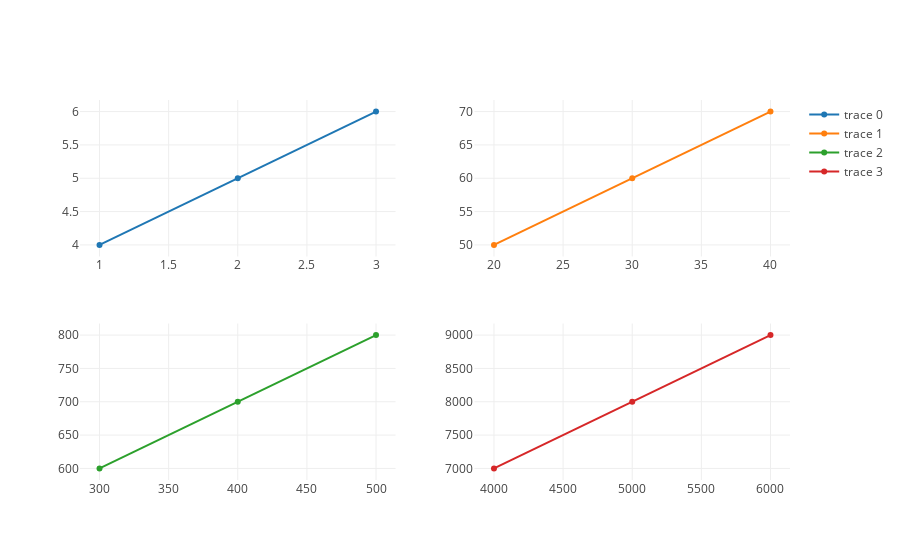

The notebook cell saved with this chart:
### Code cell
var trace1 = {
  x: [1, 2, 3],
  y: [4, 5, 6],
  type: 'scatter'
};

var trace2 = {
  x: [20, 30, 40],
  y: [50, 60, 70],
  xaxis: 'x2',
  yaxis: 'y2',
  type: 'scatter'
};

var trace3 = {
  x: [300, 400, 500],
  y: [600, 700, 800],
  xaxis: 'x3',
  yaxis: 'y3',
  type: 'scatter'
};

var trace4 = {
  x: [4000, 5000, 6000],
  y: [7000, 8000, 9000],
  xaxis: 'x4',
  yaxis: 'y4',
  type: 'scatter'
};

var data = [trace1, trace2, trace3, trace4];

var layout = {
  grid: {rows: 2, columns: 2, pattern: 'independent'},
};

Plotly(data, layout);

### Figure 1 — Plotly figure (JSON) as saved in the notebook; plotly's stock layout.template omitted (floating-point values rounded to 4 significant figures)
{"data": [{"x": [1, 2, 3], "y": [4, 5, 6], "type": "scatter"}, {"x": [20, 30, 40], "y": [50, 60, 70], "xaxis": "x2", "yaxis": "y2", "type": "scatter"}, {"x": [300, 400, 500], "y": [600, 700, 800], "xaxis": "x3", "yaxis": "y3", "type": "scatter"}, {"x": [4000, 5000, 6000], "y": [7000, 8000, 9000], "xaxis": "x4", "yaxis": "y4", "type": "scatter"}], "layout": {"grid": {"rows": 2, "columns": 2, "pattern": "independent"}}}
